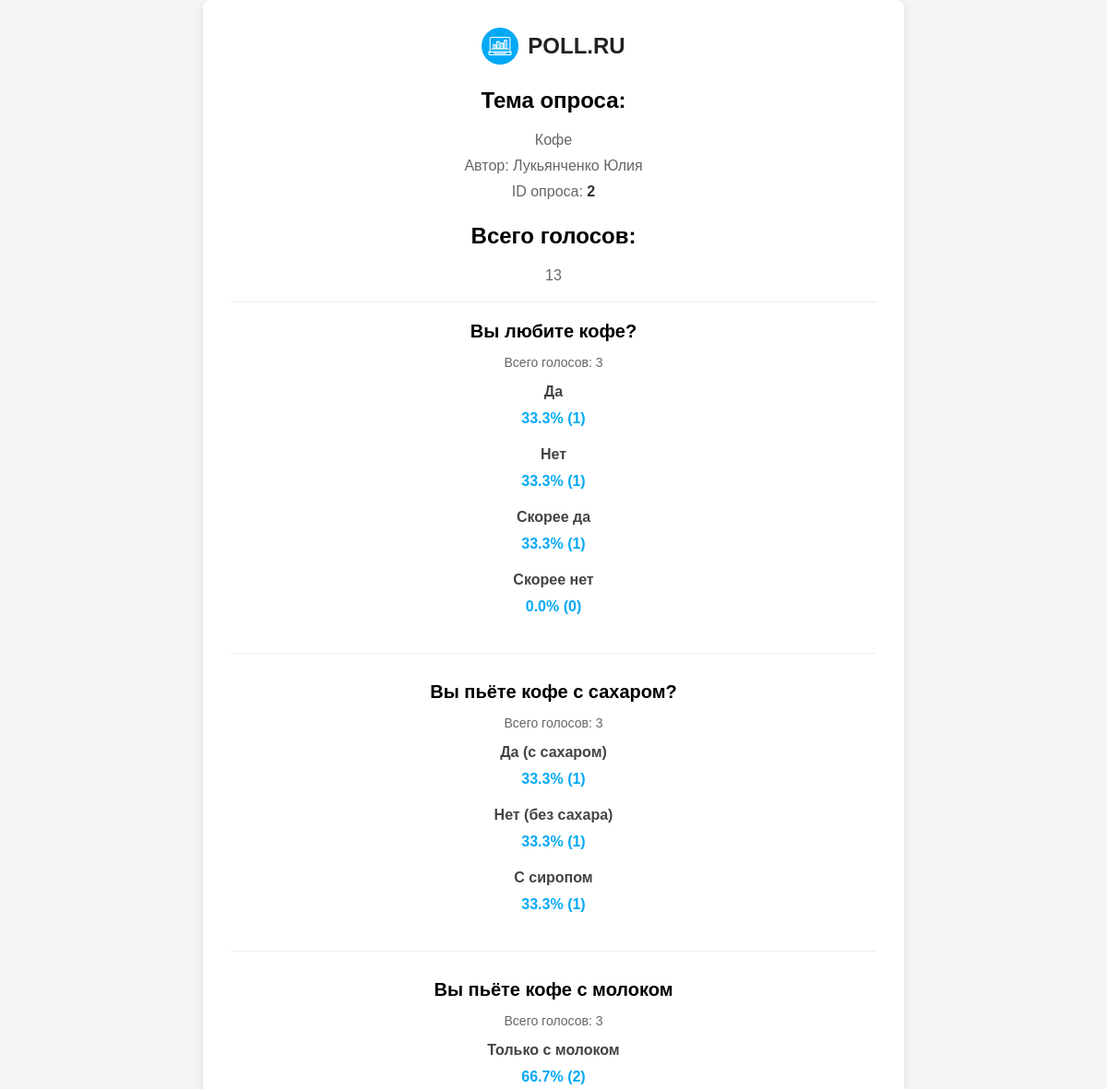
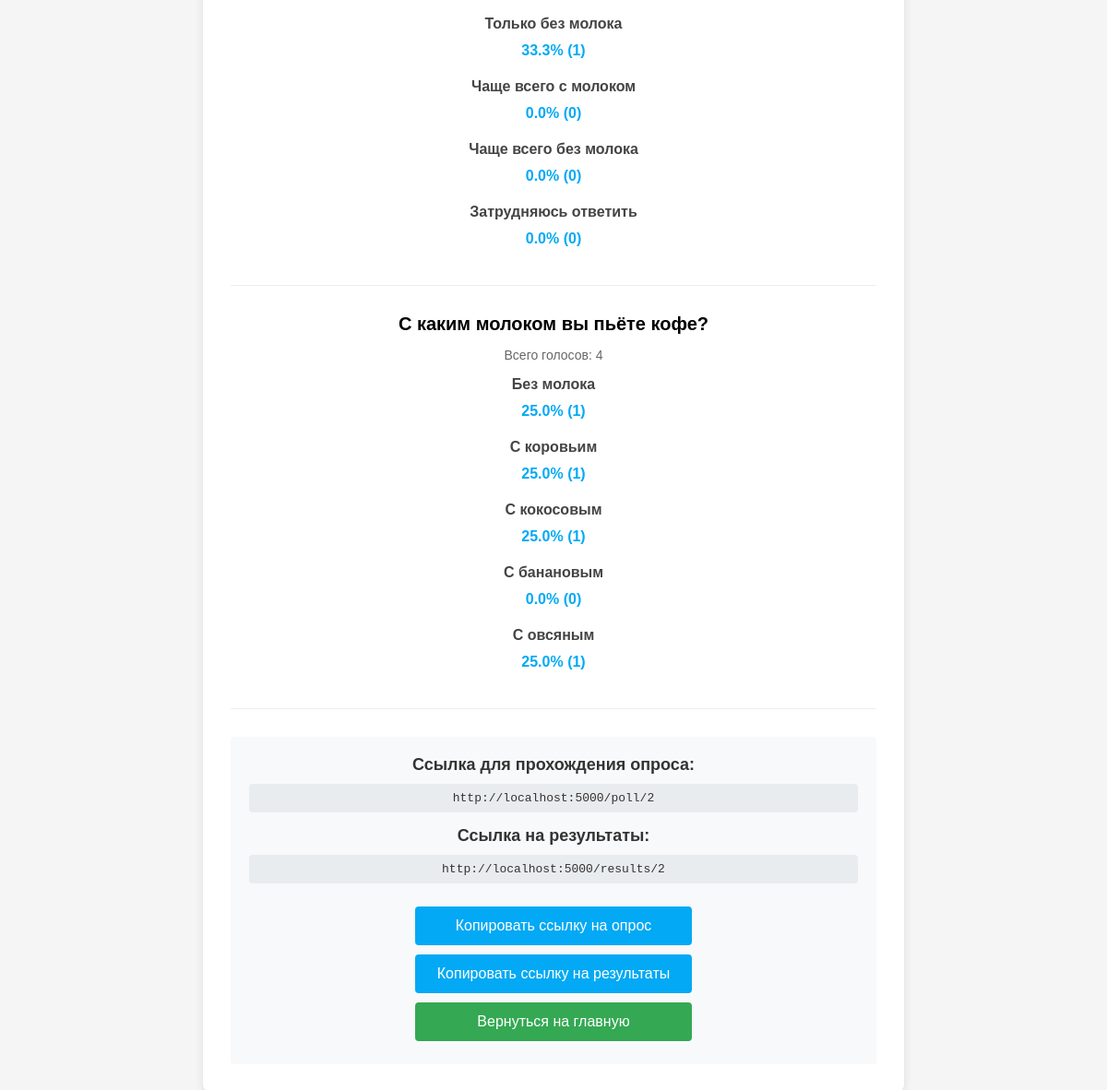
Screenshot of /results/2 with the database file from the repository (2 pictures, top to bottom).
### app.py (models this page shows)
class Poll(db.Model):
    id = db.Column(db.Integer, primary_key=True)
    title = db.Column(db.String(100), nullable=False)
    author = db.Column(db.String(50), nullable=False)
    created_at = db.Column(db.DateTime, default=datetime.utcnow)
    questions = db.relationship('Question', backref='poll', lazy=True, cascade="all, delete-orphan")

class Question(db.Model):
    id = db.Column(db.Integer, primary_key=True)
    text = db.Column(db.String(200), nullable=False)
    multiple = db.Column(db.Boolean, default=False)
    poll_id = db.Column(db.Integer, db.ForeignKey('poll.id'), nullable=False)
    options = db.relationship('Option', backref='question', lazy=True, cascade="all, delete-orphan")

class Option(db.Model):
    id = db.Column(db.Integer, primary_key=True)
    text = db.Column(db.String(100), nullable=False)
    votes = db.Column(db.Integer, default=0)
    question_id = db.Column(db.Integer, db.ForeignKey('question.id'), nullable=False)

### app.py (the view)
@app.route('/results/<int:poll_id>')
def results(poll_id):
    poll = get_poll_or_404(poll_id)
    questions_data = []
    total_votes = 0
    for question in poll.questions:
        question_votes = sum(opt.votes for opt in question.options)
        total_votes += question_votes
        options = []
        for opt in question.options:
            percent = round((opt.votes / question_votes) * 100, 1) if question_votes > 0 else 0.0
            options.append({
                'id': opt.id,
                'text': opt.text,
                'votes': opt.votes,
                'percent': percent
            })
        questions_data.append({
            'id': question.id,
            'text': question.text,
            'multiple': question.multiple,
            'options': options,
            'total_votes': question_votes
        })
    return render_template(
        'results.html',
        poll={
            'id': poll.id,
            'title': poll.title,
            'author': poll.author
        },
        questions=questions_data,
        total_votes=total_votes
    )

### app.py (called while the page is built)
def get_poll_or_404(poll_id):
    poll = Poll.query.get(poll_id)
    if not poll:
        abort(404, description="Опрос не найден")
    return poll

### templates/results.html (shortened to what this page needs)
<!DOCTYPE html>
<html lang="ru">
<head>
    <link rel="stylesheet" href="{{ url_for('static', filename='results.css') }}">
</head>
<body>
    <div class="container">
        <div class="logo">
            <img src="/static/iconh.png" alt="Логотип">
            <span class="logo-text">POLL.RU</span>
        </div>
        <h1 class="section-title">Тема опроса:</h1>
        <p class="section-content">{{ poll.title }}</p>
        <p class="section-content author">Автор: {{ poll.author }}</p>
        <p class="section-content poll-id">ID опроса: <span>{{ poll.id }}</span></p>
        <h1 class="section-title">Всего голосов:</h1>
        <p class="section-content total-votes">{{ total_votes }}</p>
        {% for question in questions %}
            <div class="question-results">
                <h2 class="question-title">{{ question.text }}</h2>
                <p class="question-votes">Всего голосов: {{ question.total_votes }}</p>
                <div class="results">
                    {% for option in question.options %}
                    <div class="result">
                        <div class="option-text">{{ option.text }}</div>
                        <div class="stats">
                            <div class="bar" style="width: {{ option.percent }}%"></div>
                            <div class="numbers">{{ option.percent }}% ({{ option.votes }})</div>
                        </div>
                    </div>
                    {% endfor %}
                </div>
            </div>
        {% endfor %}
        <div class="links">
            <div class="link-item">
                <h3>Ссылка для прохождения опроса:</h3>
                <code id="poll-link">http://localhost:5000/poll/{{ poll.id }}</code>
            </div>
            <div class="link-item">
                <h3>Ссылка на результаты:</h3>
                <code id="results-link">http://localhost:5000/results/{{ poll.id }}</code>
            </div>
            <div class="buttons-container">
                <button onclick="copyToClipboard('http://localhost:5000/poll/{{ poll.id }}')" class="copy-button">Копировать ссылку на опрос</button>
                <button onclick="copyToClipboard('http://localhost:5000/results/{{ poll.id }}')" class="copy-button">Копировать ссылку на результаты</button>
                <a href="/" class="home-button">Вернуться на главную</a>
            </div>
        </div>
    </div>
</body>
</html>

### static/results.css (style rules this page uses)
body { font-family: Arial, sans-serif; background-color: #f5f5f5; margin: 0; padding: 0; display: flex; justify-content: center; align-items: center; min-height: 100vh; }
.container { background-color: white; border-radius: 8px; box-shadow: 0 2px 10px rgba(0, 0, 0, 0.1); padding: 30px; width: 90%; max-width: 700px; }
.logo { display: flex; justify-content: center; align-items: center; margin-bottom: 10px; }
.logo img { width: 40px; height: 40px; }
.logo-text { font-size: 24px; font-weight: bold; margin-left: 10px; color: #222; }
.section-title { font-size: 24px; font-weight: bold; color: #000; margin: 25px 0 20px; text-align: center; }
.section-content { font-size: 16px; color: #666; margin: 0 0 10px; text-align: center; font-weight: normal; }
.author, .poll-id { color: #666; text-align: center; }
.poll-id span { color: #333; font-weight: bold; }
.question-results { margin-bottom: 30px; padding-bottom: 20px; border-bottom: 1px solid #eee; }
.question-title { font-size: 20px; color: #000000; margin-bottom: 5px; text-align: center; }
.question-votes { color: #666; text-align: center; margin-bottom: 15px; font-size: 14px; }
.results { margin-top: 10px; }
.result { margin-bottom: 20px; }
.option-text { text-align: center; font-weight: bold; color: #444; margin-bottom: 8px; }
.stats { display: flex; align-items: center; margin-top: 10px; margin-bottom: 10px; position: relative; }
.numbers { position: absolute; left: 50%; transform: translateX(-50%); color: #03A9F4; font-weight: bold; z-index: 2; pointer-events: none; }
.bar { height: 20px; border-radius: 4px; transition: width 0.5s ease; position: relative; z-index: 1; }
.links { background: #f8f9fa; padding: 20px; border-radius: 4px; margin-top: 30px; }
.link-item { margin-bottom: 15px; }
.link-item h3 { margin: 0 0 10px; color: #333; font-size: 18px; text-align: center; }
code { background: #e9ecef; padding: 8px 12px; border-radius: 4px; display: inline-block; word-break: break-all; font-family: monospace; color: #333; width: 100%; box-sizing: border-box; text-align: center; }
.buttons-container { display: flex; flex-direction: column; align-items: center; width: 100%; margin-top: 20px; }
.buttons-container button, .buttons-container a { width: 100%; max-width: 300px; padding: 12px 0; margin: 5px 0; border: none; border-radius: 4px; font-size: 16px; cursor: pointer; text-align: center; text-decoration: none; display: block; transition: background-color 0.3s; }
.copy-button { background-color: #03A9F4; color: white; }
.home-button { background-color: #34a853; color: white; }
.section-content.total-votes { position: relative; padding-bottom: 20px; margin-bottom: 20px; }
.section-content.total-votes::after { content: ""; position: absolute; bottom: 0; left: 50%; transform: translateX(-50%); width: 100%; height: 1px; background-color: #eee; }

### rows the page displays
Poll: title "Кофе", author "Лукьянченко Юлия"
Question: text "Вы любите кофе?", total_votes "3"
Option: text "Да", percent "33.3", votes "1"
Option: text "Нет", percent "33.3", votes "1"
Option: text "Скорее да", percent "33.3", votes "1"
Option: text "Скорее нет", percent "0.0", votes "0"
Question: text "Вы пьёте кофе с сахаром?", total_votes "3"
Option: text "Да (с сахаром)", percent "33.3", votes "1"
Option: text "Нет (без сахара)", percent "33.3", votes "1"
Option: text "С сиропом", percent "33.3", votes "1"
Question: text "Вы пьёте кофе с молоком", total_votes "3"
Option: text "Только с молоком", percent "66.7", votes "2"
Option: text "Только без молока", percent "33.3", votes "1"
Option: text "Чаще всего с молоком", percent "0.0", votes "0"
Option: text "Чаще всего без молока", percent "0.0", votes "0"
Option: text "Затрудняюсь ответить", percent "0.0", votes "0"
Question: text "С каким молоком вы пьёте кофе?", total_votes "4"
Option: text "Без молока", percent "25.0", votes "1"
Option: text "С коровьим", percent "25.0", votes "1"
Option: text "С кокосовым", percent "25.0", votes "1"
Option: text "С банановым", percent "0.0", votes "0"
Option: text "С овсяным", percent "25.0", votes "1"

### other values shown
{{ poll.id }} "2"
{{ total_votes }} "13"
